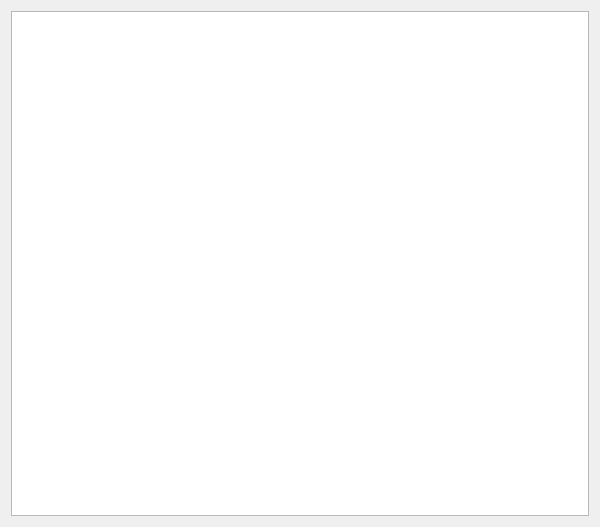
<?xml version="1.0" encoding="UTF-8"?>
<ui version="4.0">
 <class>AccountCreatorProtocols</class>
 <widget class="QWizardPage" name="AccountCreatorProtocols">
  <property name="geometry">
   <rect>
    <x>0</x>
    <y>0</y>
    <width>600</width>
    <height>527</height>
   </rect>
  </property>
  <property name="windowTitle">
   <string>WizardPage</string>
  </property>
  <layout class="QGridLayout" name="gridLayout">
   <item row="0" column="0">
    <widget class="QListWidget" name="protocolList">
     <property name="editTriggers">
      <set>QAbstractItemView::NoEditTriggers</set>
     </property>
     <property name="showDropIndicator" stdset="0">
      <bool>false</bool>
     </property>
     <property name="alternatingRowColors">
      <bool>false</bool>
     </property>
     <property name="iconSize">
      <size>
       <width>22</width>
       <height>22</height>
      </size>
     </property>
     <property name="verticalScrollMode">
      <enum>QAbstractItemView::ScrollPerPixel</enum>
     </property>
    </widget>
   </item>
  </layout>
 </widget>
 <resources/>
 <connections/>
</ui>
